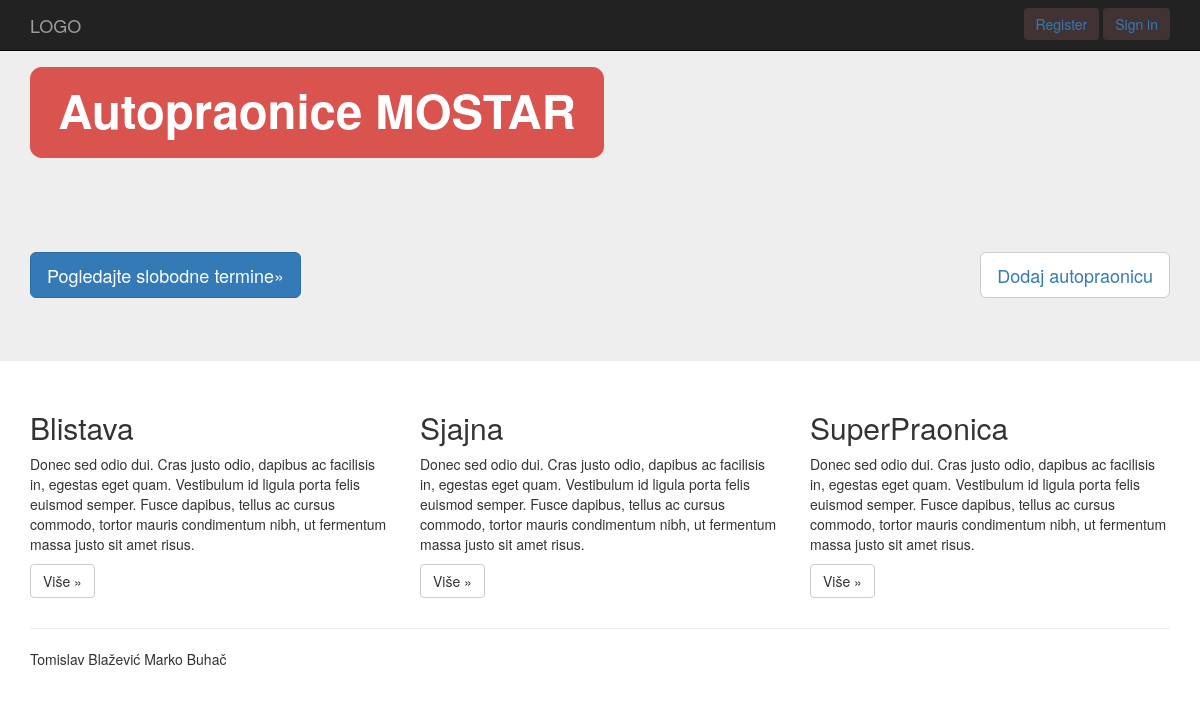
The page / on the database its author committed.
### tables this page shows
CREATE TABLE `autopraonica` (
  `id` int(50) NOT NULL,
  `Autopraonica` varchar(50) DEFAULT NULL,
  `Adresa` varchar(50) DEFAULT NULL,
  `Kontakt` varchar(50) DEFAULT NULL
);

### index.php (the view, shortened to what this page needs)
<!DOCTYPE html>
  <html lang="en">
<head>
    <link  href="css/bootstrap.min.css"  rel="stylesheet">
</head>
  <body>
    <nav  class="navbar navbar-inverse  navbar-fixed-top">
      <div class="container">
        <div class="navbar-header">
          <a class="navbar-brand" href="index.html">LOGO</a>
        </div>
        <div id="navbar" class="navbar-collapse collapse">
          <form class="navbar-form navbar-right">
		    <button type="submit" class="btn btn-success" style="background-color:#413233;border:0px;"  ><a href="register.php">Register</a></button>
            <button type="submit" class="btn btn-success" style="background-color:#413233;border:0px;"  ><a href="login.html">Sign in</a></button>
          </form>
        </div>
      </div>
    </nav>
    <div   class="jumbotron">
      <div  class="container">
		<h1> <span class="label label-danger">Autopraonice MOSTAR</span></h1>
        <p style="color:transparent;">Lorem ipsum dolor sit amet, nec no viderer mnesarchum,
		maiestatis ea mel. Habeo idque ut pro. Mel brute utamur vituperata cu, ea usu elit dicunt delicata.</p>
        <p><a class="btn btn-primary btn-lg "  role="button">Pogledajte slobodne termine»</a> <button class="btn btn-default btn-lg pull-right"><a  href="addPraona.php">Dodaj autopraonicu</a></button></p>
      </div>
    </div>
    <div class="container">
	  <div class="row">
	 <?php
			$query="SELECT * FROM autopraonica";
			$results = mysql_query($query);
			while ($row = mysql_fetch_array($results)) {
					echo '<div class="col-md-4"><h2>' .$row['Autopraonica']. '</h2><p>Donec sed odio dui. Cras justo odio, dapibus ac facilisis in, egestas eget quam. Vestibulum id ligula porta felis euismod semper. Fusce dapibus, tellus ac cursus commodo, tortor mauris condimentum nibh, ut fermentum massa justo sit amet risus.</p>
					<p><a class="btn btn-default"  role="button" href="Praona'.$row['id'].'.php">Više »</a></p>
          </div>';
		  }
?></div>
      <hr>
      <footer>
        <p>Tomislav Blažević Marko Buhač</p>
      </footer>
    </div>
</body></html>

### rows shown on the page
autopraonica: Autopraonica "Blistava"
autopraonica: Autopraonica "Sjajna"
autopraonica: Autopraonica "SuperPraonica"
